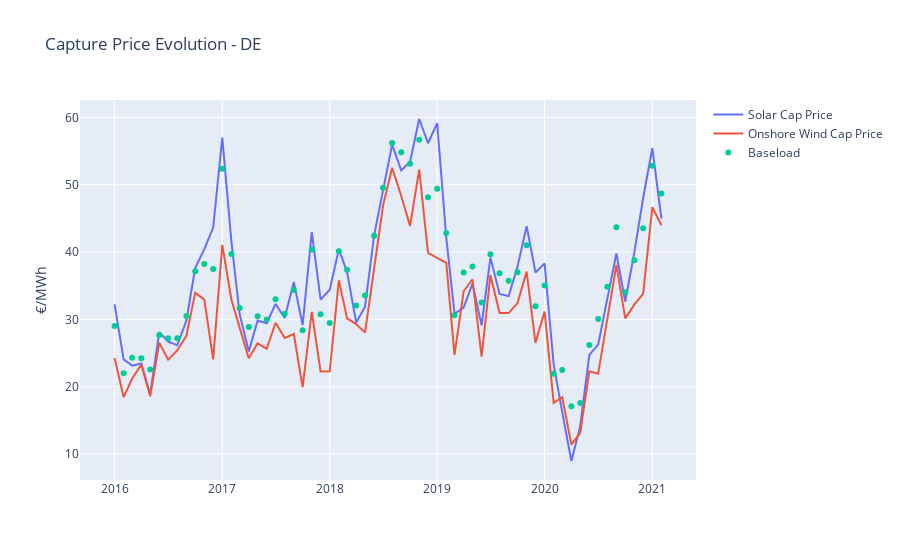

The notebook cell this image was saved under:
### Code cell
import plotly.graph_objects as go
import numpy as np

fig = go.Figure()

fig.add_trace(go.Scatter(
    x=df_m.index, y=df_m['cap_price_Solar'],
    mode='lines',
    name = 'Solar Cap Price'
    
))

fig.add_trace(go.Scatter(
    x=df_m.index, y=df_m['cap_price_Wind Onshore'],
    mode='lines',
        name = 'Onshore Wind Cap Price'

    
))

fig.add_trace(go.Scatter(
    x=df_m.index, y=df_m['DayAheadPrices_'+country],
    mode='lines',
    name = 'Baseload'

    
))

# Set options common to all traces with fig.update_traces
#fig.update_traces(mode='markers', marker_line_width=2, marker_size=6)
fig.update_layout(title='Capture Price Evolution - ' + country)

fig.update_yaxes(title='€/MWh')


fig.show()
